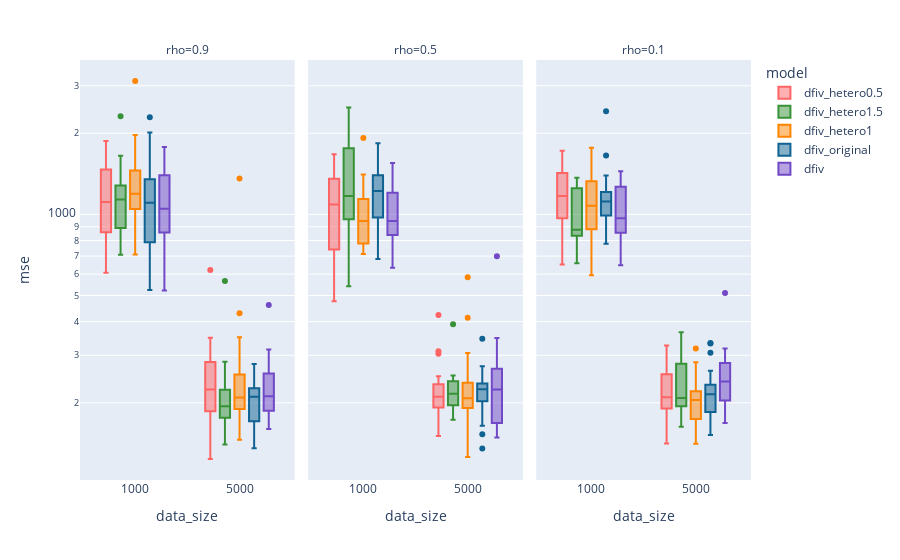

Write notebook code for a chart like this one.
### Code cell
fig = px.box(df, x='data_size', y='mse', color='model', log_y=True,
                facet_col='rho', facet_col_wrap=3,
                color_discrete_map = color_discrete_map)
fig.show()

### Figure 1 — Plotly figure (JSON) as saved in the notebook; plotly's stock layout.template omitted (floating-point values rounded to 4 significant figures)
{"data": [{"alignmentgroup": "True", "hovertemplate": "model=dfiv_hetero0.5<br>rho=0.9<br>data_size=%{x}<br>mse=%{y}<extra></extra>", "legendgroup": "dfiv_hetero0.5", "marker": {"color": "#FF6464"}, "name": "dfiv_hetero0.5", "notched": false, "offsetgroup": "dfiv_hetero0.5", "orientation": "v", "showlegend": true, "type": "box", "x": [5000, 5000, 5000, 5000, 5000, 5000, 5000, 5000, 5000, 5000, 5000, 5000, 5000, 5000, 5000, 5000, 5000, 5000, 5000, 5000, 1000, 1000, 1000, 1000, 1000, 1000, 1000, 1000, 1000, 1000, 1000, 1000, 1000, 1000, 1000, 1000, 1000, 1000, 1000, 1000], "x0": " ", "xaxis": "x", "y": [278.4, 151.2, 136.6, 288.4, 188.4, 197.3, 237.2, 621.9, 348.4, 338.1, 183.5, 242.5, 203.8, 225.5, 237.4, 131.4, 123.7, 317.0, 191.0, 223.0, 730.8, 963.9, 1871.0, 881.2, 1441.0, 606.8, 1492.0, 1056.0, 1492.0, 1012.0, 1613.0, 1324.0, 1124.0, 1099.0, 746.1, 835.6, 1163.0, 733.5, 1424.0, 1654.0], "y0": " ", "yaxis": "y"}, {"alignmentgroup": "True", "hovertemplate": "model=dfiv_hetero0.5<br>rho=0.5<br>data_size=%{x}<br>mse=%{y}<extra></extra>", "legendgroup": "dfiv_hetero0.5", "marker": {"color": "#FF6464"}, "name": "dfiv_hetero0.5", "notched": false, "offsetgroup": "dfiv_hetero0.5", "orientation": "v", "showlegend": false, "type": "box", "x": [5000, 5000, 5000, 5000, 5000, 5000, 5000, 5000, 5000, 5000, 5000, 5000, 5000, 5000, 5000, 5000, 5000, 5000, 5000, 5000, 1000, 1000, 1000, 1000, 1000, 1000, 1000, 1000, 1000, 1000, 1000, 1000, 1000, 1000, 1000, 1000, 1000, 1000, 1000, 1000], "x0": " ", "xaxis": "x2", "y": [200.3, 228.5, 200.8, 220.6, 423.3, 219.3, 206.7, 201.1, 240.5, 310.8, 174.6, 226.0, 183.1, 161.0, 184.2, 150.6, 208.7, 304.1, 212.5, 250.8, 1672.0, 1352.0, 1361.0, 784.7, 1129.0, 723.0, 898.3, 1336.0, 1045.0, 652.0, 1386.0, 1557.0, 961.4, 629.3, 476.2, 1366.0, 758.5, 673.7, 1212.0, 1148.0], "y0": " ", "yaxis": "y2"}, {"alignmentgroup": "True", "hovertemplate": "model=dfiv_hetero0.5<br>rho=0.1<br>data_size=%{x}<br>mse=%{y}<extra></extra>", "legendgroup": "dfiv_hetero0.5", "marker": {"color": "#FF6464"}, "name": "dfiv_hetero0.5", "notched": false, "offsetgroup": "dfiv_hetero0.5", "orientation": "v", "showlegend": false, "type": "box", "x": [5000, 5000, 5000, 5000, 5000, 5000, 5000, 5000, 5000, 5000, 5000, 5000, 5000, 5000, 5000, 5000, 5000, 5000, 5000, 5000, 1000, 1000, 1000, 1000, 1000, 1000, 1000, 1000, 1000, 1000, 1000, 1000, 1000, 1000, 1000, 1000, 1000, 1000, 1000, 1000], "x0": " ", "xaxis": "x3", "y": [222.7, 182.5, 193.8, 326.0, 267.8, 141.2, 177.5, 269.6, 263.6, 242.2, 234.7, 253.7, 188.5, 218.0, 197.1, 192.7, 201.6, 257.1, 174.1, 199.7, 1290.0, 1466.0, 1010.0, 1721.0, 1648.0, 878.1, 1167.0, 771.1, 991.9, 1380.0, 1229.0, 1609.0, 1687.0, 963.7, 651.1, 969.5, 1305.0, 803.8, 1173.0, 1059.0], "y0": " ", "yaxis": "y3"}, {"alignmentgroup": "True", "hovertemplate": "model=dfiv_hetero1.5<br>rho=0.9<br>data_size=%{x}<br>mse=%{y}<extra></extra>", "legendgroup": "dfiv_hetero1.5", "marker": {"color": "#379237"}, "name": "dfiv_hetero1.5", "notched": false, "offsetgroup": "dfiv_hetero1.5", "orientation": "v", "showlegend": true, "type": "box", "x": [5000, 5000, 5000, 5000, 5000, 5000, 5000, 5000, 5000, 5000, 5000, 5000, 5000, 5000, 5000, 5000, 5000, 5000, 5000, 5000, 1000, 1000, 1000, 1000, 1000, 1000, 1000, 1000, 1000, 1000, 1000, 1000, 1000, 1000, 1000, 1000, 1000, 1000, 1000, 1000], "x0": " ", "xaxis": "x", "y": [217.0, 140.0, 204.8, 283.8, 163.7, 163.7, 229.7, 151.9, 193.3, 186.7, 244.7, 171.3, 195.3, 181.1, 566.1, 201.1, 194.6, 270.9, 182.4, 180.9, 1162.0, 1110.0, 1019.0, 1012.0, 1103.0, 821.5, 1650.0, 1209.0, 2314.0, 1334.0, 1208.0, 1162.0, 1589.0, 874.8, 906.8, 1227.0, 872.4, 707.7, 728.7, 1479.0], "y0": " ", "yaxis": "y"}, {"alignmentgroup": "True", "hovertemplate": "model=dfiv_hetero1.5<br>rho=0.5<br>data_size=%{x}<br>mse=%{y}<extra></extra>", "legendgroup": "dfiv_hetero1.5", "marker": {"color": "#379237"}, "name": "dfiv_hetero1.5", "notched": false, "offsetgroup": "dfiv_hetero1.5", "orientation": "v", "showlegend": false, "type": "box", "x": [5000, 5000, 5000, 5000, 5000, 5000, 5000, 5000, 5000, 5000, 5000, 5000, 5000, 5000, 5000, 5000, 5000, 5000, 5000, 5000, 1000, 1000, 1000, 1000, 1000, 1000, 1000, 1000, 1000, 1000, 1000, 1000, 1000, 1000, 1000, 1000, 1000, 1000, 1000, 1000], "x0": " ", "xaxis": "x2", "y": [209.0, 239.2, 391.4, 242.5, 242.9, 209.8, 234.1, 212.8, 213.0, 185.9, 226.5, 193.8, 173.0, 220.7, 197.4, 189.6, 219.0, 241.7, 252.5, 194.4, 1891.0, 1770.0, 2493.0, 1131.0, 1751.0, 541.0, 937.1, 571.3, 1002.0, 706.3, 2251.0, 1120.0, 1174.0, 982.7, 818.2, 1195.0, 1238.0, 1979.0, 1194.0, 1165.0], "y0": " ", "yaxis": "y2"}, {"alignmentgroup": "True", "hovertemplate": "model=dfiv_hetero1.5<br>rho=0.1<br>data_size=%{x}<br>mse=%{y}<extra></extra>", "legendgroup": "dfiv_hetero1.5", "marker": {"color": "#379237"}, "name": "dfiv_hetero1.5", "notched": false, "offsetgroup": "dfiv_hetero1.5", "orientation": "v", "showlegend": false, "type": "box", "x": [5000, 5000, 5000, 5000, 5000, 5000, 5000, 5000, 5000, 5000, 5000, 5000, 5000, 5000, 5000, 5000, 5000, 5000, 5000, 5000, 1000, 1000, 1000, 1000, 1000, 1000, 1000, 1000, 1000, 1000, 1000, 1000, 1000, 1000, 1000, 1000, 1000, 1000, 1000, 1000], "x0": " ", "xaxis": "x3", "y": [365.7, 163.0, 256.7, 207.7, 321.3, 202.9, 205.0, 176.7, 337.1, 264.1, 198.9, 163.6, 189.3, 205.0, 266.8, 208.9, 291.6, 181.7, 225.4, 345.6, 1299.0, 866.1, 856.8, 814.0, 1135.0, 659.0, 888.9, 757.6, 784.4, 1300.0, 1368.0, 1333.0, 763.2, 1214.0, 1285.0, 948.1, 891.1, 860.0, 865.7, 853.2], "y0": " ", "yaxis": "y3"}, {"alignmentgroup": "True", "hovertemplate": "model=dfiv_hetero1<br>rho=0.9<br>data_size=%{x}<br>mse=%{y}<extra></extra>", "legendgroup": "dfiv_hetero1", "marker": {"color": "#FF8400"}, "name": "dfiv_hetero1", "notched": false, "offsetgroup": "dfiv_hetero1", "orientation": "v", "showlegend": true, "type": "box", "x": [5000, 5000, 5000, 5000, 5000, 5000, 5000, 5000, 5000, 5000, 5000, 5000, 5000, 5000, 5000, 5000, 5000, 5000, 5000, 5000, 1000, 1000, 1000, 1000, 1000, 1000, 1000, 1000, 1000, 1000, 1000, 1000, 1000, 1000, 1000, 1000, 1000, 1000, 1000, 1000], "x0": " ", "xaxis": "x", "y": [429.4, 145.8, 184.9, 220.4, 209.6, 208.7, 205.0, 276.3, 270.7, 236.7, 153.1, 225.5, 238.2, 180.1, 198.2, 162.3, 1358.0, 194.2, 202.2, 350.3, 1085.0, 1079.0, 709.2, 1887.0, 1414.0, 787.1, 1447.0, 1204.0, 1969.0, 806.5, 1382.0, 1140.0, 1464.0, 1037.0, 924.0, 1474.0, 1209.0, 3125.0, 1057.0, 1181.0], "y0": " ", "yaxis": "y"}, {"alignmentgroup": "True", "hovertemplate": "model=dfiv_hetero1<br>rho=0.5<br>data_size=%{x}<br>mse=%{y}<extra></extra>", "legendgroup": "dfiv_hetero1", "marker": {"color": "#FF8400"}, "name": "dfiv_hetero1", "notched": false, "offsetgroup": "dfiv_hetero1", "orientation": "v", "showlegend": false, "type": "box", "x": [5000, 5000, 5000, 5000, 5000, 5000, 5000, 5000, 5000, 5000, 5000, 5000, 5000, 5000, 5000, 5000, 5000, 5000, 5000, 5000, 1000, 1000, 1000, 1000, 1000, 1000, 1000, 1000, 1000, 1000, 1000, 1000, 1000, 1000, 1000, 1000, 1000, 1000, 1000, 1000], "x0": " ", "xaxis": "x2", "y": [206.5, 413.5, 198.0, 282.6, 235.4, 164.3, 227.8, 232.6, 125.8, 306.2, 187.6, 584.8, 197.0, 208.9, 204.4, 189.1, 148.2, 193.8, 239.5, 234.5, 913.9, 1920.0, 1284.0, 787.7, 823.7, 860.4, 1086.0, 726.4, 1367.0, 772.8, 977.9, 1010.0, 907.0, 712.4, 767.1, 1407.0, 771.0, 1010.0, 982.6, 1194.0], "y0": " ", "yaxis": "y2"}, {"alignmentgroup": "True", "hovertemplate": "model=dfiv_hetero1<br>rho=0.1<br>data_size=%{x}<br>mse=%{y}<extra></extra>", "legendgroup": "dfiv_hetero1", "marker": {"color": "#FF8400"}, "name": "dfiv_hetero1", "notched": false, "offsetgroup": "dfiv_hetero1", "orientation": "v", "showlegend": false, "type": "box", "x": [5000, 5000, 5000, 5000, 5000, 5000, 5000, 5000, 5000, 5000, 5000, 5000, 5000, 5000, 5000, 5000, 5000, 5000, 5000, 5000, 1000, 1000, 1000, 1000, 1000, 1000, 1000, 1000, 1000, 1000, 1000, 1000, 1000, 1000, 1000, 1000, 1000, 1000, 1000, 1000], "x0": " ", "xaxis": "x3", "y": [227.7, 220.4, 209.3, 317.8, 164.4, 201.1, 159.2, 184.2, 259.1, 209.2, 221.2, 204.1, 141.1, 146.0, 204.4, 205.2, 283.0, 206.8, 146.9, 204.8, 1527.0, 1451.0, 1391.0, 594.0, 1261.0, 893.7, 813.5, 1103.0, 1221.0, 1001.0, 882.8, 1178.0, 1677.0, 768.6, 878.1, 855.6, 1052.0, 925.1, 1208.0, 1765.0], "y0": " ", "yaxis": "y3"}, {"alignmentgroup": "True", "hovertemplate": "model=dfiv_original<br>rho=0.9<br>data_size=%{x}<br>mse=%{y}<extra></extra>", "legendgroup": "dfiv_original", "marker": {"color": "#0F6292"}, "name": "dfiv_original", "notched": false, "offsetgroup": "dfiv_original", "orientation": "v", "showlegend": true, "type": "box", "x": [5000, 5000, 5000, 5000, 5000, 5000, 5000, 5000, 5000, 5000, 5000, 5000, 5000, 5000, 5000, 5000, 5000, 5000, 5000, 5000, 1000, 1000, 1000, 1000, 1000, 1000, 1000, 1000, 1000, 1000, 1000, 1000, 1000, 1000, 1000, 1000, 1000, 1000, 1000, 1000], "x0": " ", "xaxis": "x", "y": [219.8, 226.3, 147.8, 233.9, 210.4, 245.2, 142.9, 194.5, 213.7, 191.3, 240.5, 172.0, 278.8, 199.2, 211.1, 226.5, 160.6, 169.9, 135.7, 213.1, 2011.0, 1338.0, 1178.0, 1006.0, 1461.0, 666.9, 1322.0, 1013.0, 1078.0, 1567.0, 631.7, 1307.0, 2295.0, 807.9, 655.6, 1361.0, 1101.0, 524.3, 1109.0, 767.0], "y0": " ", "yaxis": "y"}, {"alignmentgroup": "True", "hovertemplate": "model=dfiv_original<br>rho=0.5<br>data_size=%{x}<br>mse=%{y}<extra></extra>", "legendgroup": "dfiv_original", "marker": {"color": "#0F6292"}, "name": "dfiv_original", "notched": false, "offsetgroup": "dfiv_original", "orientation": "v", "showlegend": false, "type": "box", "x": [5000, 5000, 5000, 5000, 5000, 5000, 5000, 5000, 5000, 5000, 5000, 5000, 5000, 5000, 5000, 5000, 5000, 5000, 5000, 5000, 1000, 1000, 1000, 1000, 1000, 1000, 1000, 1000, 1000, 1000, 1000, 1000, 1000, 1000, 1000, 1000, 1000, 1000, 1000, 1000], "x0": " ", "xaxis": "x2", "y": [220.9, 164.8, 231.9, 234.5, 273.2, 265.7, 251.6, 200.9, 220.0, 224.3, 236.2, 235.2, 345.9, 204.7, 225.2, 135.4, 164.2, 204.7, 152.9, 233.5, 1150.0, 1056.0, 1382.0, 807.7, 1506.0, 1413.0, 840.6, 1222.0, 1755.0, 1466.0, 1267.0, 1220.0, 1837.0, 1145.0, 1020.0, 1336.0, 1308.0, 683.5, 800.4, 929.6], "y0": " ", "yaxis": "y2"}, {"alignmentgroup": "True", "hovertemplate": "model=dfiv_original<br>rho=0.1<br>data_size=%{x}<br>mse=%{y}<extra></extra>", "legendgroup": "dfiv_original", "marker": {"color": "#0F6292"}, "name": "dfiv_original", "notched": false, "offsetgroup": "dfiv_original", "orientation": "v", "showlegend": false, "type": "box", "x": [5000, 5000, 5000, 5000, 5000, 5000, 5000, 5000, 5000, 5000, 5000, 5000, 5000, 5000, 5000, 5000, 5000, 5000, 5000, 5000, 1000, 1000, 1000, 1000, 1000, 1000, 1000, 1000, 1000, 1000, 1000, 1000, 1000, 1000, 1000, 1000, 1000, 1000, 1000, 1000], "x0": " ", "xaxis": "x3", "y": [333.5, 232.5, 180.0, 331.8, 224.9, 189.6, 222.3, 226.4, 175.2, 306.7, 230.7, 188.7, 182.1, 187.7, 196.8, 151.8, 207.7, 262.9, 173.3, 234.6, 1395.0, 1023.0, 1199.0, 1191.0, 1186.0, 781.1, 1009.0, 935.8, 1061.0, 825.7, 1225.0, 1185.0, 1655.0, 1038.0, 970.5, 1170.0, 1016.0, 778.8, 1220.0, 2414.0], "y0": " ", "yaxis": "y3"}, {"alignmentgroup": "True", "hovertemplate": "model=dfiv<br>rho=0.9<br>data_size=%{x}<br>mse=%{y}<extra></extra>", "legendgroup": "dfiv", "marker": {"color": "#7149C6"}, "name": "dfiv", "notched": false, "offsetgroup": "dfiv", "orientation": "v", "showlegend": true, "type": "box", "x": [5000, 5000, 5000, 5000, 5000, 5000, 5000, 5000, 5000, 5000, 5000, 5000, 5000, 5000, 5000, 5000, 5000, 5000, 5000, 5000, 1000, 1000, 1000, 1000, 1000, 1000, 1000, 1000, 1000, 1000, 1000, 1000, 1000, 1000, 1000, 1000, 1000, 1000, 1000, 1000], "x0": " ", "xaxis": "x", "y": [272.5, 315.0, 198.6, 460.7, 208.3, 214.4, 206.5, 221.8, 198.5, 242.4, 181.8, 183.9, 189.8, 160.0, 300.3, 271.6, 223.7, 164.8, 219.0, 172.0, 522.2, 1266.0, 729.0, 1471.0, 801.8, 913.0, 549.9, 1523.0, 1572.0, 974.5, 1412.0, 919.4, 676.4, 1380.0, 1777.0, 1095.0, 1075.0, 1104.0, 917.7, 1024.0], "y0": " ", "yaxis": "y"}, {"alignmentgroup": "True", "hovertemplate": "model=dfiv<br>rho=0.5<br>data_size=%{x}<br>mse=%{y}<extra></extra>", "legendgroup": "dfiv", "marker": {"color": "#7149C6"}, "name": "dfiv", "notched": false, "offsetgroup": "dfiv", "orientation": "v", "showlegend": false, "type": "box", "x": [5000, 5000, 5000, 5000, 5000, 5000, 5000, 5000, 5000, 5000, 5000, 5000, 5000, 5000, 5000, 5000, 5000, 5000, 5000, 5000, 1000, 1000, 1000, 1000, 1000, 1000, 1000, 1000, 1000, 1000, 1000, 1000, 1000, 1000, 1000, 1000, 1000, 1000, 1000, 1000], "x0": " ", "xaxis": "x2", "y": [193.1, 192.1, 699.5, 270.0, 234.2, 148.6, 264.6, 167.5, 215.9, 304.3, 247.4, 151.4, 169.4, 152.3, 199.2, 347.6, 241.1, 273.2, 159.9, 232.1, 718.4, 1206.0, 959.0, 999.8, 1550.0, 900.7, 931.5, 1198.0, 823.3, 1444.0, 855.3, 1448.0, 692.8, 914.4, 1349.0, 1185.0, 633.4, 920.6, 973.8, 722.7], "y0": " ", "yaxis": "y2"}, {"alignmentgroup": "True", "hovertemplate": "model=dfiv<br>rho=0.1<br>data_size=%{x}<br>mse=%{y}<extra></extra>", "legendgroup": "dfiv", "marker": {"color": "#7149C6"}, "name": "dfiv", "notched": false, "offsetgroup": "dfiv", "orientation": "v", "showlegend": false, "type": "box", "x": [5000, 5000, 5000, 5000, 5000, 5000, 5000, 5000, 5000, 5000, 5000, 5000, 5000, 5000, 5000, 5000, 5000, 5000, 5000, 5000, 1000, 1000, 1000, 1000, 1000, 1000, 1000, 1000, 1000, 1000, 1000, 1000, 1000, 1000, 1000, 1000, 1000, 1000, 1000, 1000], "x0": " ", "xaxis": "x3", "y": [318.1, 193.4, 168.2, 312.7, 288.6, 232.3, 175.2, 245.2, 197.5, 309.4, 254.1, 210.4, 197.3, 511.2, 265.5, 250.1, 273.7, 234.1, 210.9, 212.3, 852.1, 1114.0, 1445.0, 898.8, 695.2, 648.0, 1392.0, 1427.0, 663.0, 905.4, 1228.0, 1307.0, 1418.0, 1151.0, 922.4, 827.5, 856.2, 872.7, 1226.0, 1012.0], "y0": " ", "yaxis": "y3"}], "layout": {"annotations": [{"font": {}, "showarrow": false, "text": "rho=0.9", "x": 0.16, "xanchor": "center", "xref": "paper", "y": 1, "yanchor": "bottom", "yref": "paper"}, {"font": {}, "showarrow": false, "text": "rho=0.5", "x": 0.5, "xanchor": "center", "xref": "paper", "y": 1, "yanchor": "bottom", "yref": "paper"}, {"font": {}, "showarrow": false, "text": "rho=0.1", "x": 0.84, "xanchor": "center", "xref": "paper", "y": 1, "yanchor": "bottom", "yref": "paper"}], "boxmode": "group", "legend": {"title": {"text": "model"}, "tracegroupgap": 0}, "margin": {"t": 60}, "xaxis": {"anchor": "y", "domain": [0, 0.32], "title": {"text": "data_size"}}, "xaxis2": {"anchor": "y2", "domain": [0.34, 0.66], "matches": "x", "title": {"text": "data_size"}}, "xaxis3": {"anchor": "y3", "domain": [0.68, 1.0], "matches": "x", "title": {"text": "data_size"}}, "yaxis": {"anchor": "x", "domain": [0, 1], "title": {"text": "mse"}, "type": "log"}, "yaxis2": {"anchor": "x2", "domain": [0, 1], "matches": "y", "showticklabels": false, "type": "log"}, "yaxis3": {"anchor": "x3", "domain": [0, 1], "matches": "y", "showticklabels": false, "type": "log"}}}
